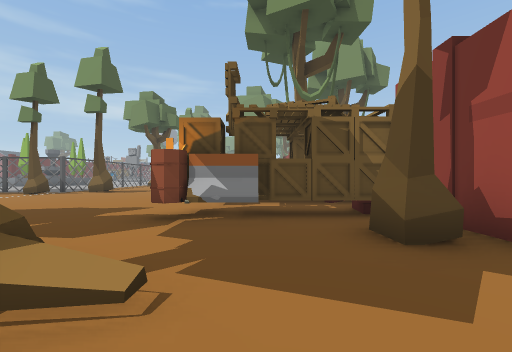
view 1 (above)

24 first-person views from a walk through a Unity game level. The camera is 1.5 m above the floor, looks level and sees 90° across. The floor is counted in squares, 2 m on a side. Each view is taken from the middle of a square. On the plan, view 1 faces up. The plan holds only what a view shows up to about 9 squares ahead; the rest is blank. The place goes on beyond the plan. The player is left out.

view 2
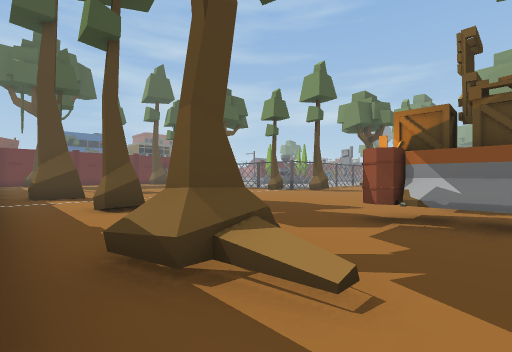

view 3
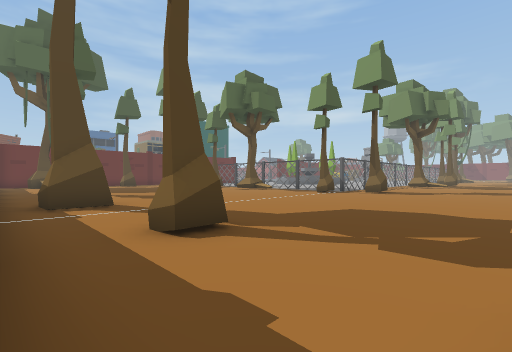

view 4
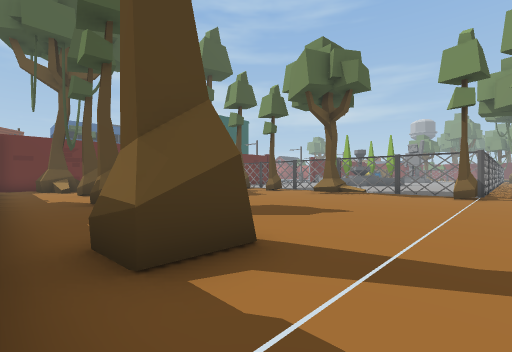

view 5
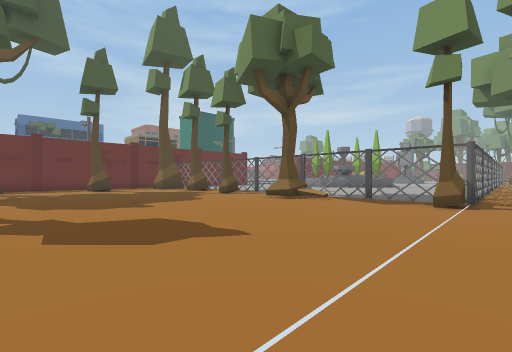

view 6
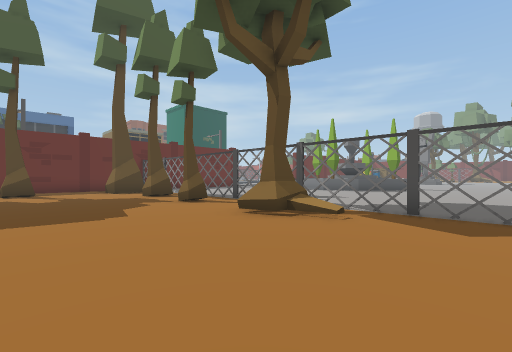

view 7
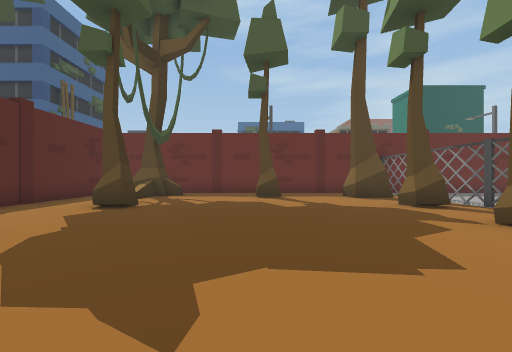

view 8
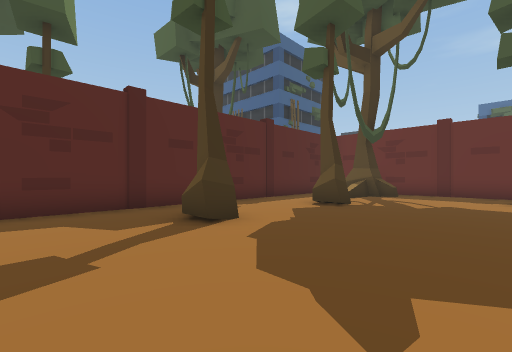

view 9
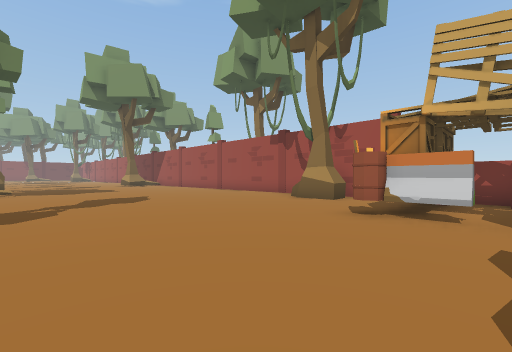

view 10
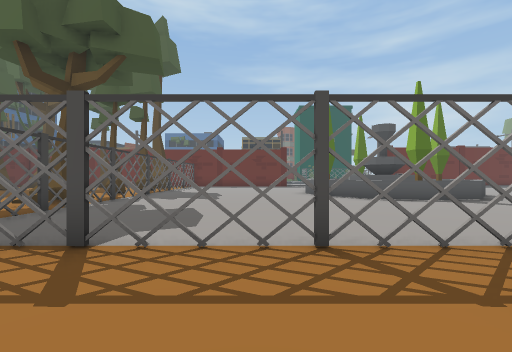

view 11
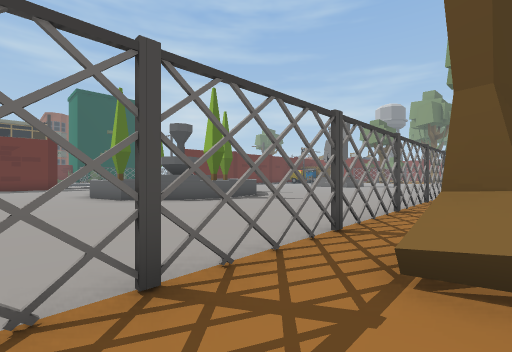

view 12
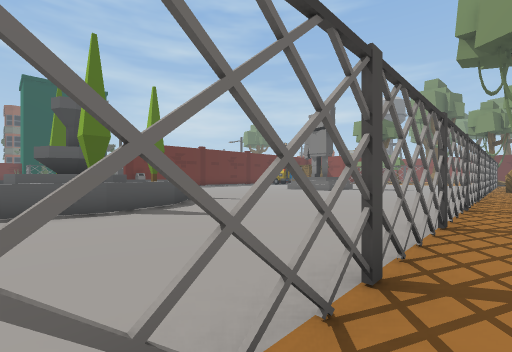

view 13
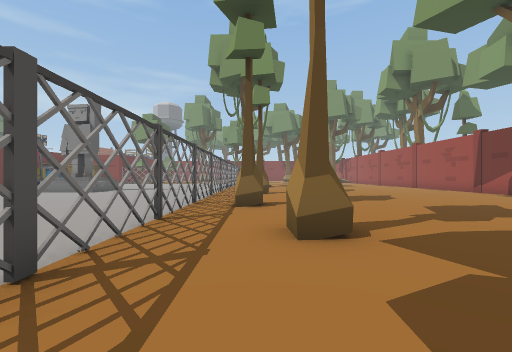

view 14
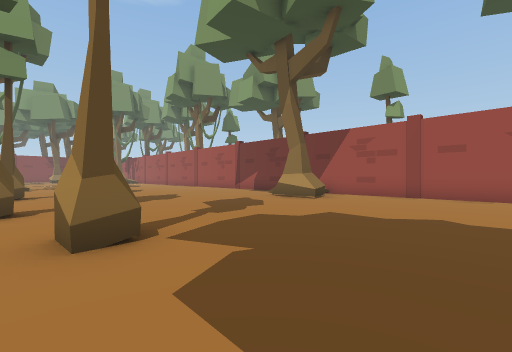

view 15
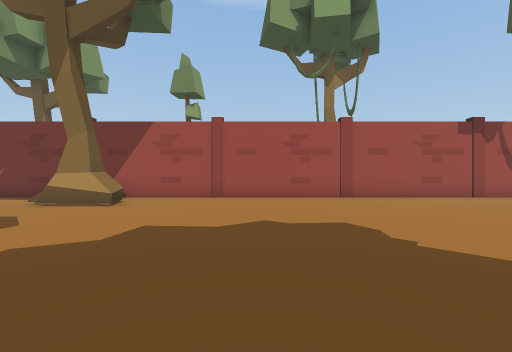

view 16
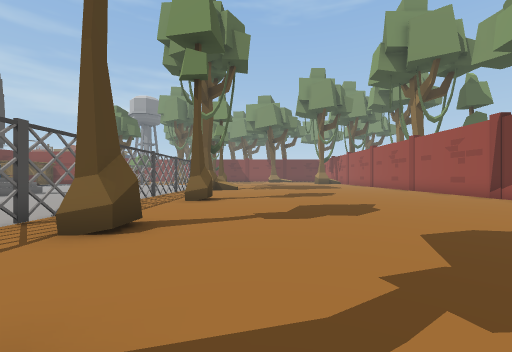

view 17
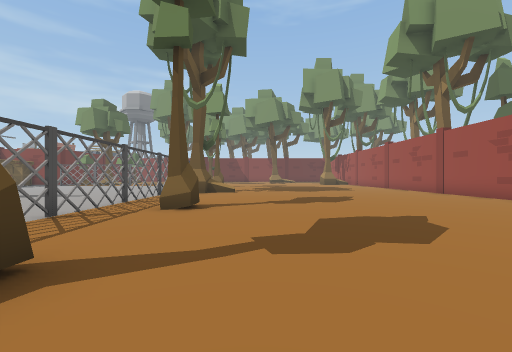

view 18
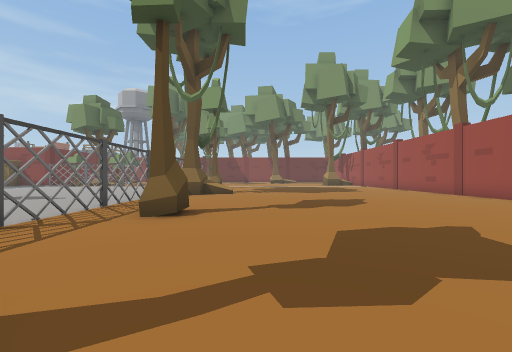

view 19
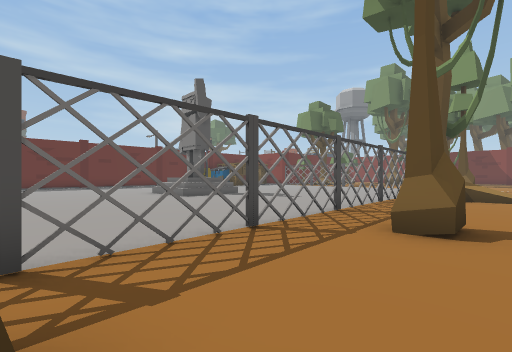

view 20
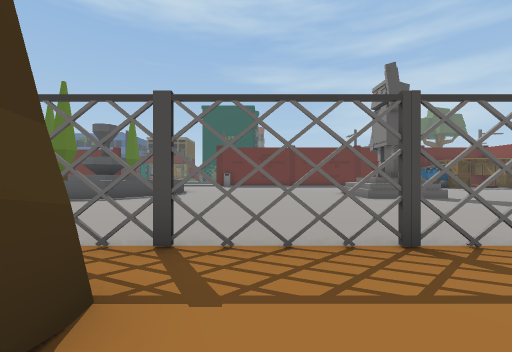

view 21
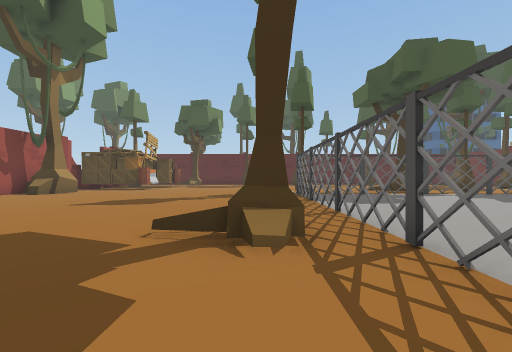

view 22
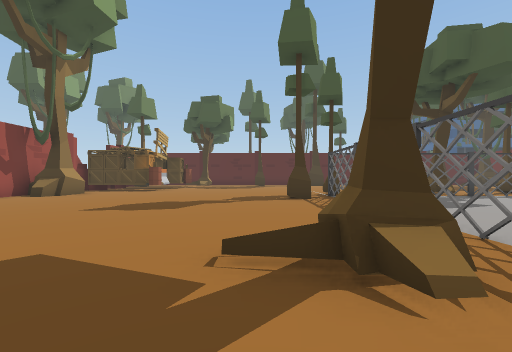

view 23
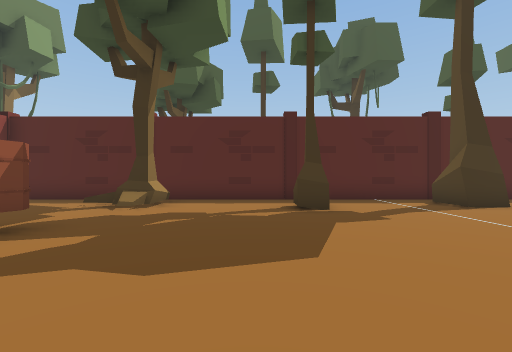

view 24
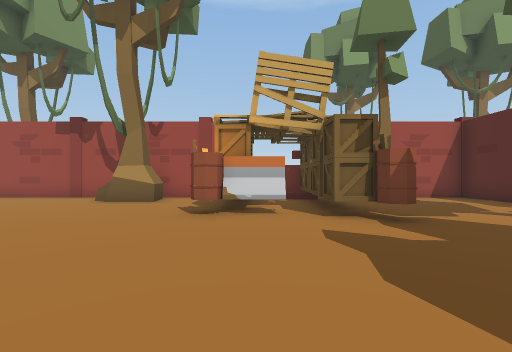

### Floor plan
Key: @ floor where view 1 was taken; # wall or solid block; x gap in a wall; . main floor; : floor 0.5 m higher than the main floor; ^ raised ledge; T tree; B barrel; H thing the floor can be seen under or through.
Columns run from 24 left of view 1 to 3 right of it. Each row starts with its distance up from view 1.
 35          ......#...........#
 34          ^.....x...........#
 33          ^.....#...........#
 32          ^.....x...........#
 31          ......#.T.........#
 30          ......x...........#
 29         .......H...........#
 28         .......H...........#
 27          ......x.T........ #
 26          ......H.........#T#
 25          ......H.........T.#
 24          ^.....H...........#
 23         #:^....x..T........#
 22         ##^....x...........#
 21         ##^....#...........#
 20        ##:^....#...........#
 19          ^.....x.T.........#
 18        ........H.T.........#
 17       .........H...........#
 16       .........H...........#
 15          ......H...........#
 14          ......x...........#
 13          ......x...........#
 12    ##x xx#xHHHx#.T.........#
 11     .......x...T. ........T#
 10   T..T.T..TT..... ........T#
  9   .........................#
  8   .....................B   #
  7   .....................#   #
  6 #.T........................#
  5 #.....................B#####
  4  ..........................#
  3  T...T....................T#
  2  T ..T..T.....T...T...T....#
  1    ..........#T.......T....#
  0   ......................@..#
 -1   ##########################

Where each view was taken, in squares from view 1:
view 1: 0 up, 0 right, facing up
view 2: 0 up, 0 right, facing up-left
view 3: 0 up, 3 left, facing up-left
view 4: 0 up, 8 left, facing up-left
view 5: 3 up, 8 left, facing up-left
view 6: 6 up, 10 left, facing up-left
view 7: 6 up, 13 left, facing left
view 8: 6 up, 13 left, facing down-left
view 9: 6 up, 6 left, facing up-right
view 10: 16 up, 6 left, facing left
view 11: 16 up, 7 left, facing up-left
view 12: 20 up, 8 left, facing up-left
view 13: 20 up, 7 left, facing up
view 14: 20 up, 7 left, facing up-right
view 15: 21 up, 6 left, facing right
view 16: 23 up, 5 left, facing up
view 17: 25 up, 5 left, facing up
view 18: 26 up, 5 left, facing up
view 19: 27 up, 6 left, facing up-left
view 20: 28 up, 6 left, facing left
view 21: 22 up, 7 left, facing down
view 22: 21 up, 6 left, facing down
view 23: 8 up, 5 left, facing down
view 24: 7 up, 6 left, facing right
